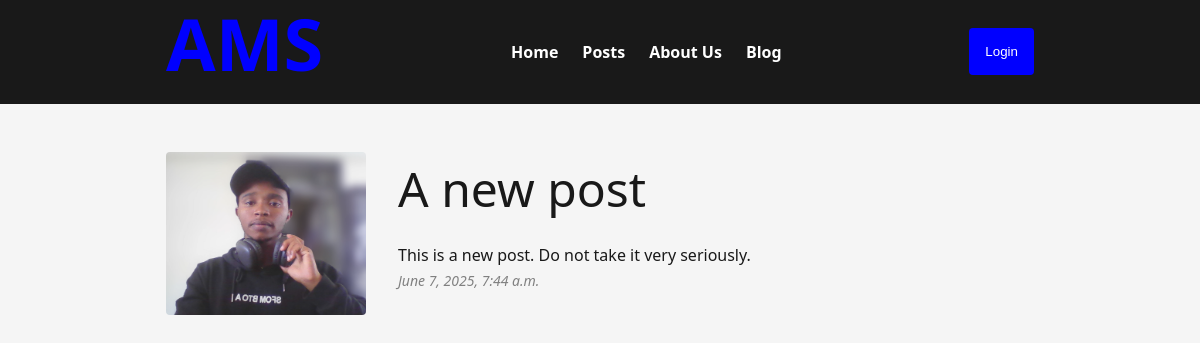
Screenshot of /posts/6/ with the database file from the repository.
### posts/models.py (models this page shows, shortened)
class Post(models.Model):
    title = models.CharField(max_length=100)
    body=models.TextField()
    slug = models.SlugField(default="this-is-a-post")
    banner = models.ImageField(default='kcnp.png', blank=True)
    created_at=models.DateTimeField(auto_now_add=True)
    class Meta:
        verbose_name='Post'
        verbose_name_plural='Posts'
        ordering=['created_at']

### posts/views.py (the view)
# urls.py: path('<int:post_id>/', views.get_post, name="post")
def get_post(request, post_id):
    post = get_object_or_404(Post, pk=post_id)
    return render(request, 'posts/get_post.html', {'post':post})

### posts/templates/posts/get_post.html (shortened to what this page needs)
{% extends 'layout.html' %}
{% block content %}
    <div class="container" style="display:flex;gap:2rem;">
        <div style="display:relative;width:200px; height:200px;border-radius:0.125rem;">
            <img src="{{post.banner.url}}" style="display:absolute; inset:0; max-width:200px; max-height:200px; border-radius:0.25rem;" alt="{{post.title}}"/>
        </div>
        <article>
            <h4>{{post.title}}</h4>
            <p>{{post.body}}</p>
            <p style="font-size:14px; font-style:italic;color:gray;">{{post.created_at}}</p>
        </article>
    </div>
{% endblock %}

### static/css/main.css (style rules this page uses)
* { margin:0; padding:0; box-sizing: border-box; }
html, body { font-family: system-ui, -apple-system, BlinkMacSystemFont, 'Segoe UI', Roboto, Oxygen, Ubuntu, Cantarell, 'Open Sans', 'Helvetica Neue', sans-serif; font-size: 1rem; line-height: 1.66; background-color: whitesmoke; color: #191919; }
.container { max-width: 900px; margin:0 auto; padding:0 1rem; }
h1,h2,h3,h4,h5,h6 { margin-bottom: 1rem; }
h4 { font-size: 48px; line-height: 1.55; font-weight: 500; }

### rows the page displays
Post: banner (picture), title "A new post", body "This is a new post. Do not take it very seriously.", created_at "June 7, 2025, 7:44 a.m."
